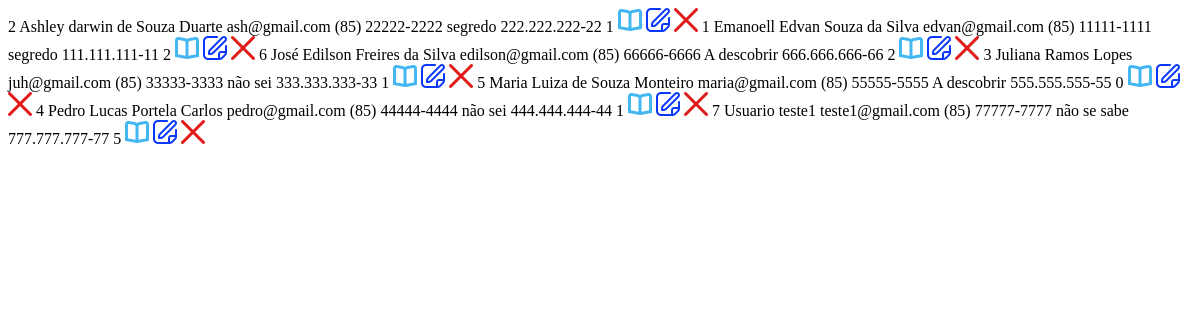
The page /LocadoraWDA-3.0/consultas/consulta-usuario.php on the database as committed earlier.
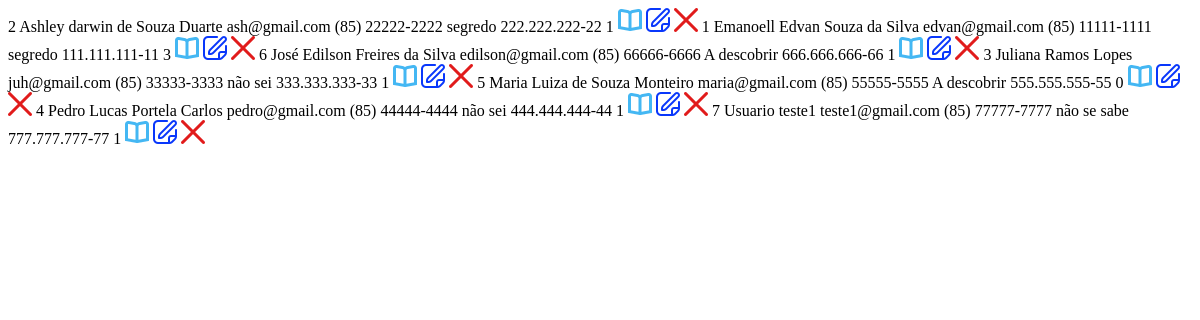
The same page on the database as committed later.
### tables this page shows
CREATE TABLE `usuarios` (
  `id` int(11) NOT NULL,
  `nome` text NOT NULL,
  `email` text NOT NULL,
  `celular` text NOT NULL,
  `endereco` text NOT NULL,
  `cpf` text DEFAULT NULL,
  `alugados` int(11) NOT NULL
);

### LocadoraWDA-3.0/consultas/consulta-usuario.php (the view)
<?php
	include_once '../funcoes/conexao.php';
	@$pesquisa = $conn->real_escape_string($_GET['busca']);
	$sql_code = "SELECT *
		FROM usuarios
		WHERE id LIKE '%$pesquisa%'
		OR nome LIKE '%$pesquisa%'
		OR email LIKE '%$pesquisa%'
		OR celular LIKE '%$pesquisa%'
		OR endereco LIKE '%$pesquisa%'
		OR cpf LIKE '%$pesquisa%'
		OR alugados LIKE '%$pesquisa%'
		ORDER BY nome;";
	$sql_query = $conn->query($sql_code) or die("ERRO ao consultar! " . $conn->error);
	if ($sql_query->num_rows == 0) {
		?>
	<tr>
		<td colspan="3">Nenhum resultado encontrado...</td>
	</tr>
	<?php
	} else {
		while($dados = $sql_query->fetch_assoc()) {
			?>
			<tr id="tab">
				<td data-cell="ID"><?php echo $dados['id']; ?></td>
				<td data-cell="Nome"><?php echo $dados['nome']; ?></td>
				<td data-cell="Email"><?php echo $dados['email']; ?></td>
				<td data-cell="Celular"><?php echo $dados['celular']; ?></td>
				<td data-cell="Endereço"><?php echo $dados['endereco']; ?></td>
				<td data-cell="CPF"><?php echo $dados['cpf']; ?></td>
				<td class="text-center" data-cell="Aluguéis Ativos"><?php echo $dados['alugados']; ?></td>
				<td><a href='../cadastros/cadastro-alu-usu.php?id=<?php echo $dados['id']; ?>' class='btn'><img src='../imagens/aluguel1.png'></a></td>
				<td><a href='../edicao/editar-usuario.php?id=<?php echo $dados['id']; ?>' class='btn'><img src='../imagens/editar.png'></a></td>
				<td><a href='../funcoes/teste-usuario.php?id=<?php echo $dados['id']; ?>'><img src='../imagens/deletar.png'></a></td>
			</tr>
			<?php
		}
	}
?>
<html>
	<link rel="stylesheet" href="../paginacao/style.css">
</html>

Rows that differ between the two databases and show on the page:
changed usuarios "Emanoell Edvan Souza da Silva": alugados "2" → "3"
changed usuarios "José Edilson Freires da Silva": alugados "2" → "1"
changed usuarios "Usuario teste1": alugados "5" → "1"
